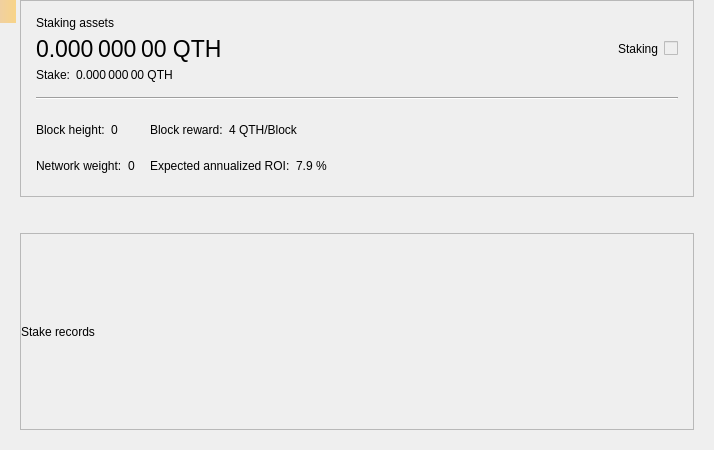
<?xml version="1.0" encoding="UTF-8"?>
<ui version="4.0">
 <class>StakePage</class>
 <widget class="QWidget" name="StakePage">
  <property name="geometry">
   <rect>
    <x>0</x>
    <y>0</y>
    <width>714</width>
    <height>450</height>
   </rect>
  </property>
  <property name="windowTitle">
   <string>Form</string>
  </property>
  <layout class="QVBoxLayout" name="verticalLayout_3">
   <property name="leftMargin">
    <number>20</number>
   </property>
   <property name="topMargin">
    <number>0</number>
   </property>
   <property name="rightMargin">
    <number>20</number>
   </property>
   <property name="bottomMargin">
    <number>20</number>
   </property>
   <item>
    <widget class="QFrame" name="frameStakeInfo">
     <property name="frameShape">
      <enum>QFrame::StyledPanel</enum>
     </property>
     <property name="frameShadow">
      <enum>QFrame::Raised</enum>
     </property>
     <layout class="QVBoxLayout" name="verticalLayout">
      <property name="spacing">
       <number>15</number>
      </property>
      <property name="leftMargin">
       <number>15</number>
      </property>
      <property name="topMargin">
       <number>15</number>
      </property>
      <property name="rightMargin">
       <number>15</number>
      </property>
      <property name="bottomMargin">
       <number>15</number>
      </property>
      <item>
       <layout class="QGridLayout" name="gridLayout_2">
        <property name="spacing">
         <number>6</number>
        </property>
        <item row="1" column="0">
         <widget class="QLabel" name="labelAssets">
          <property name="font">
           <font>
            <pointsize>17</pointsize>
           </font>
          </property>
          <property name="cursor">
           <cursorShape>IBeamCursor</cursorShape>
          </property>
          <property name="toolTip">
           <string>Your current spendable balance</string>
          </property>
          <property name="text">
           <string notr="true">0.000 000 00 QTH</string>
          </property>
          <property name="alignment">
           <set>Qt::AlignLeading|Qt::AlignLeft|Qt::AlignVCenter</set>
          </property>
          <property name="textInteractionFlags">
           <set>Qt::LinksAccessibleByMouse|Qt::TextSelectableByMouse</set>
          </property>
         </widget>
        </item>
        <item row="0" column="0">
         <widget class="QLabel" name="labelAssetsText">
          <property name="text">
           <string>Staking assets</string>
          </property>
          <property name="alignment">
           <set>Qt::AlignLeading|Qt::AlignLeft|Qt::AlignVCenter</set>
          </property>
         </widget>
        </item>
        <item row="1" column="2">
         <spacer name="horizontalSpacer_2">
          <property name="orientation">
           <enum>Qt::Horizontal</enum>
          </property>
          <property name="sizeHint" stdset="0">
           <size>
            <width>40</width>
            <height>20</height>
           </size>
          </property>
         </spacer>
        </item>
        <item row="4" column="0">
         <layout class="QHBoxLayout" name="horizontalLayout_5">
          <property name="spacing">
           <number>6</number>
          </property>
          <item>
           <widget class="QLabel" name="labelStakeText">
            <property name="sizePolicy">
             <sizepolicy hsizetype="Maximum" vsizetype="Preferred">
              <horstretch>0</horstretch>
              <verstretch>0</verstretch>
             </sizepolicy>
            </property>
            <property name="text">
             <string>Stake:</string>
            </property>
            <property name="alignment">
             <set>Qt::AlignLeading|Qt::AlignLeft|Qt::AlignVCenter</set>
            </property>
           </widget>
          </item>
          <item>
           <widget class="QLabel" name="labelStake">
            <property name="text">
             <string>0.000 000 00 QTH</string>
            </property>
            <property name="alignment">
             <set>Qt::AlignLeading|Qt::AlignLeft|Qt::AlignVCenter</set>
            </property>
            <property name="textInteractionFlags">
             <set>Qt::LinksAccessibleByMouse|Qt::TextSelectableByMouse</set>
            </property>
           </widget>
          </item>
          <item>
           <spacer name="horizontalSpacer_3">
            <property name="orientation">
             <enum>Qt::Horizontal</enum>
            </property>
            <property name="sizeType">
             <enum>QSizePolicy::Minimum</enum>
            </property>
            <property name="sizeHint" stdset="0">
             <size>
              <width>0</width>
              <height>0</height>
             </size>
            </property>
           </spacer>
          </item>
         </layout>
        </item>
        <item row="1" column="4">
         <widget class="QLabel" name="labelStaking">
          <property name="text">
           <string>Staking</string>
          </property>
         </widget>
        </item>
        <item row="1" column="5">
         <widget class="QSwitchControl" name="checkStake">
          <property name="enabled">
           <bool>false</bool>
          </property>
         </widget>
        </item>
       </layout>
      </item>
      <item>
       <widget class="Line" name="hLine">
        <property name="orientation">
         <enum>Qt::Horizontal</enum>
        </property>
       </widget>
      </item>
      <item>
       <layout class="QGridLayout" name="gridLayout">
        <property name="verticalSpacing">
         <number>6</number>
        </property>
        <item row="0" column="0">
         <layout class="QHBoxLayout" name="horizontalLayout">
          <property name="spacing">
           <number>6</number>
          </property>
          <item>
           <widget class="QLabel" name="labelHeightText">
            <property name="sizePolicy">
             <sizepolicy hsizetype="Maximum" vsizetype="Preferred">
              <horstretch>0</horstretch>
              <verstretch>0</verstretch>
             </sizepolicy>
            </property>
            <property name="text">
             <string>Block height:</string>
            </property>
            <property name="alignment">
             <set>Qt::AlignLeading|Qt::AlignLeft|Qt::AlignVCenter</set>
            </property>
           </widget>
          </item>
          <item>
           <widget class="QLabel" name="labelHeight">
            <property name="text">
             <string>0</string>
            </property>
            <property name="alignment">
             <set>Qt::AlignLeading|Qt::AlignLeft|Qt::AlignVCenter</set>
            </property>
            <property name="textInteractionFlags">
             <set>Qt::LinksAccessibleByMouse|Qt::TextSelectableByMouse</set>
            </property>
           </widget>
          </item>
          <item>
           <spacer name="horizontalSpacer_4">
            <property name="orientation">
             <enum>Qt::Horizontal</enum>
            </property>
            <property name="sizeType">
             <enum>QSizePolicy::Minimum</enum>
            </property>
            <property name="sizeHint" stdset="0">
             <size>
              <width>0</width>
              <height>0</height>
             </size>
            </property>
           </spacer>
          </item>
         </layout>
        </item>
        <item row="0" column="1">
         <layout class="QHBoxLayout" name="horizontalLayout_3">
          <property name="spacing">
           <number>6</number>
          </property>
          <item>
           <widget class="QLabel" name="labelRewardText">
            <property name="sizePolicy">
             <sizepolicy hsizetype="Maximum" vsizetype="Preferred">
              <horstretch>0</horstretch>
              <verstretch>0</verstretch>
             </sizepolicy>
            </property>
            <property name="text">
             <string>Block reward:</string>
            </property>
            <property name="alignment">
             <set>Qt::AlignLeading|Qt::AlignLeft|Qt::AlignVCenter</set>
            </property>
           </widget>
          </item>
          <item>
           <widget class="QLabel" name="labelReward">
            <property name="text">
             <string>4 QTH/Block</string>
            </property>
            <property name="alignment">
             <set>Qt::AlignLeading|Qt::AlignLeft|Qt::AlignVCenter</set>
            </property>
            <property name="textInteractionFlags">
             <set>Qt::LinksAccessibleByMouse|Qt::TextSelectableByMouse</set>
            </property>
           </widget>
          </item>
          <item>
           <spacer name="horizontalSpacer_6">
            <property name="orientation">
             <enum>Qt::Horizontal</enum>
            </property>
            <property name="sizeType">
             <enum>QSizePolicy::Minimum</enum>
            </property>
            <property name="sizeHint" stdset="0">
             <size>
              <width>0</width>
              <height>0</height>
             </size>
            </property>
           </spacer>
          </item>
         </layout>
        </item>
        <item row="0" column="2" rowspan="2">
         <spacer name="horizontalSpacer">
          <property name="orientation">
           <enum>Qt::Horizontal</enum>
          </property>
          <property name="sizeHint" stdset="0">
           <size>
            <width>40</width>
            <height>20</height>
           </size>
          </property>
         </spacer>
        </item>
        <item row="1" column="0">
         <layout class="QHBoxLayout" name="horizontalLayout_2">
          <property name="spacing">
           <number>6</number>
          </property>
          <item>
           <widget class="QLabel" name="labelWeightText">
            <property name="sizePolicy">
             <sizepolicy hsizetype="Maximum" vsizetype="Preferred">
              <horstretch>0</horstretch>
              <verstretch>0</verstretch>
             </sizepolicy>
            </property>
            <property name="text">
             <string>Network weight:</string>
            </property>
            <property name="alignment">
             <set>Qt::AlignLeading|Qt::AlignLeft|Qt::AlignVCenter</set>
            </property>
           </widget>
          </item>
          <item>
           <widget class="QLabel" name="labelWeight">
            <property name="text">
             <string>0</string>
            </property>
            <property name="alignment">
             <set>Qt::AlignLeading|Qt::AlignLeft|Qt::AlignVCenter</set>
            </property>
            <property name="textInteractionFlags">
             <set>Qt::LinksAccessibleByMouse|Qt::TextSelectableByMouse</set>
            </property>
           </widget>
          </item>
          <item>
           <spacer name="horizontalSpacer_5">
            <property name="orientation">
             <enum>Qt::Horizontal</enum>
            </property>
            <property name="sizeType">
             <enum>QSizePolicy::Minimum</enum>
            </property>
            <property name="sizeHint" stdset="0">
             <size>
              <width>0</width>
              <height>0</height>
             </size>
            </property>
           </spacer>
          </item>
         </layout>
        </item>
        <item row="1" column="1">
         <layout class="QHBoxLayout" name="horizontalLayout_4">
          <property name="spacing">
           <number>6</number>
          </property>
          <item>
           <widget class="QLabel" name="labelROIText">
            <property name="sizePolicy">
             <sizepolicy hsizetype="Maximum" vsizetype="Preferred">
              <horstretch>0</horstretch>
              <verstretch>0</verstretch>
             </sizepolicy>
            </property>
            <property name="text">
             <string>Expected annualized ROI:</string>
            </property>
            <property name="alignment">
             <set>Qt::AlignLeading|Qt::AlignLeft|Qt::AlignVCenter</set>
            </property>
           </widget>
          </item>
          <item>
           <widget class="QLabel" name="labelROI">
            <property name="text">
             <string>7.9 %</string>
            </property>
            <property name="alignment">
             <set>Qt::AlignLeading|Qt::AlignLeft|Qt::AlignVCenter</set>
            </property>
            <property name="textInteractionFlags">
             <set>Qt::LinksAccessibleByMouse|Qt::TextSelectableByMouse</set>
            </property>
           </widget>
          </item>
          <item>
           <spacer name="horizontalSpacer_7">
            <property name="orientation">
             <enum>Qt::Horizontal</enum>
            </property>
            <property name="sizeType">
             <enum>QSizePolicy::Minimum</enum>
            </property>
            <property name="sizeHint" stdset="0">
             <size>
              <width>0</width>
              <height>0</height>
             </size>
            </property>
           </spacer>
          </item>
         </layout>
        </item>
       </layout>
      </item>
     </layout>
    </widget>
   </item>
   <item>
    <spacer name="verticalSpacer">
     <property name="orientation">
      <enum>Qt::Vertical</enum>
     </property>
     <property name="sizeType">
      <enum>QSizePolicy::Fixed</enum>
     </property>
     <property name="sizeHint" stdset="0">
      <size>
       <width>20</width>
       <height>30</height>
      </size>
     </property>
    </spacer>
   </item>
   <item>
    <widget class="QFrame" name="frameStakeRecords">
     <property name="frameShape">
      <enum>QFrame::StyledPanel</enum>
     </property>
     <property name="frameShadow">
      <enum>QFrame::Raised</enum>
     </property>
     <layout class="QVBoxLayout" name="verticalLayout_2">
      <property name="leftMargin">
       <number>0</number>
      </property>
      <property name="topMargin">
       <number>0</number>
      </property>
      <property name="rightMargin">
       <number>0</number>
      </property>
      <property name="bottomMargin">
       <number>0</number>
      </property>
      <item>
       <widget class="QLabel" name="labelRecordsText">
        <property name="text">
         <string>Stake records</string>
        </property>
       </widget>
      </item>
     </layout>
    </widget>
   </item>
  </layout>
  <widget class="QLabel" name="labelAlerts">
   <property name="geometry">
    <rect>
     <x>0</x>
     <y>0</y>
     <width>16</width>
     <height>23</height>
    </rect>
   </property>
   <property name="visible">
    <bool>false</bool>
   </property>
   <property name="styleSheet">
    <string notr="true">QLabel { background-color: qlineargradient(x1: 0, y1: 0, x2: 1, y2: 0, stop:0 #F0D0A0, stop:1 #F8D488); color:#000000; }</string>
   </property>
   <property name="wordWrap">
    <bool>true</bool>
   </property>
   <property name="margin">
    <number>3</number>
   </property>
   <property name="textInteractionFlags">
    <set>Qt::TextSelectableByMouse</set>
   </property>
  </widget>
 </widget>
 <customwidgets>
  <customwidget>
   <class>QSwitchControl</class>
   <extends>QCheckBox</extends>
   <header>qt/qswitchcontrol.h</header>
  </customwidget>
 </customwidgets>
 <resources/>
 <connections/>
</ui>
